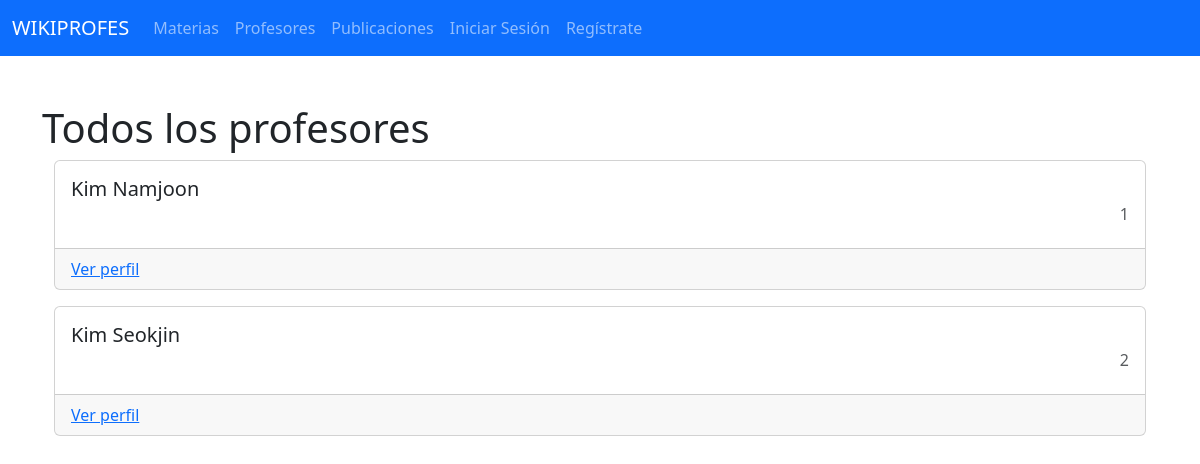
Page /profesores on the earlier database version.
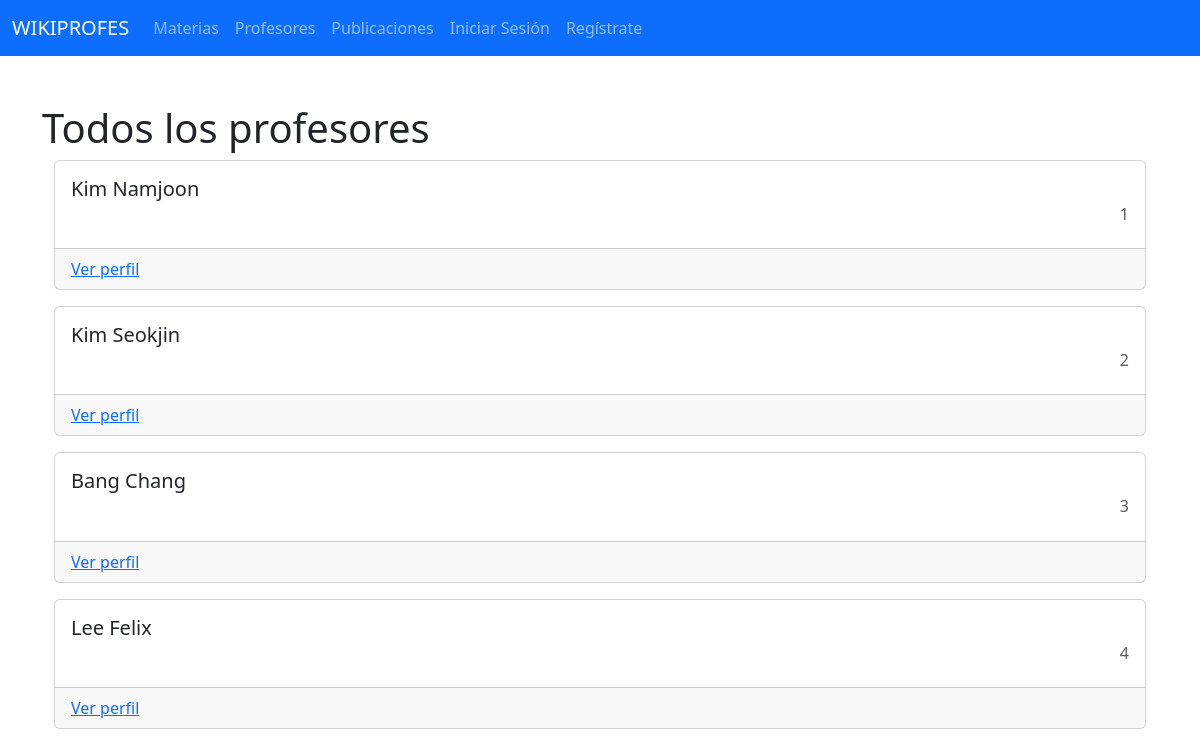
Same page on the later database version.
### profesor/models.py (models this page shows, shortened)
class Profesor(models.Model):
    nombre = models.CharField(max_length=80)
    usuarios = models.ManyToManyField(User, through='publicacion.Publicacion')

### profesor/views.py (the view)
# urls.py: path("profesores", views.ProfesoresView.as_view(), name="profesores"),
class ProfesoresView(generic.ListView):
    template_name = "profesores/profesores.html"
    def get_queryset(self):
        return Profesor.objects.all()

### templates/profesores/profesores.html (shortened to what this page needs)
{% extends "base.html" %}
{% block content %}
    <div class="container mt-5">
        <h1>Todos los profesores</h1>
        {% for profesor in profesor_list %}
            <section>
                <div class="container">
                    <div class="card mb-3">
                        <div class="card-body">
                            <h5 class="card-title">{{profesor.nombre}}</h5>
                            <h6 class="card-subtitle mb-2 text-body-secondary text-end">{{profesor.id}}</h6>
                        </div>
                        <div class="card-footer text-body-secondary">
                            <a href="{% url 'publicacion:profesor' profesor.id%}">Ver perfil</a>
                        </div>
                    </div>
                </div>
            </section>
        {% endfor %}
    </div>
{% endblock content %}

### templates/base.html (shortened to what this page needs)
<!DOCTYPE html>
<html lang="en">
<head>
    <link href="https://cdn.jsdelivr.net/npm/bootstrap@5.3.3/dist/css/bootstrap.min.css" rel="stylesheet">
</head>
<body>
    <nav class="navbar navbar-expand-lg navbar-dark bg-primary mb-4">
        <div class="container-fluid">
            <a class="navbar-brand" href="/">WIKIPROFES</a>
            <div class="collapse navbar-collapse" id="navbarNavAltMarkup">
                <div class="navbar-nav">
                    <a class="nav-link" href="/materias">Materias</a>
                    <a class="nav-link" href="/profesores">Profesores</a>
                    <a class="nav-link" href="/">Publicaciones</a>
                    {% if user.is_authenticated %}
                    <a class="nav-link" href="/logout">Cerrar Sesión</a>
                    {% else %}
                    <a class="nav-link" href="/inicio">Iniciar Sesión</a>
                    <a class="nav-link" href="/registro">Regístrate</a>
                    {% endif %}
                </div>
            </div>
        </div>
    </nav>
    {% block content %}
    {% endblock content %}
</body>
</html>

Differences in the rows shown:
added Profesor: nombre "Bang Chang", id "3"
added Profesor: nombre "Lee Felix", id "4"
